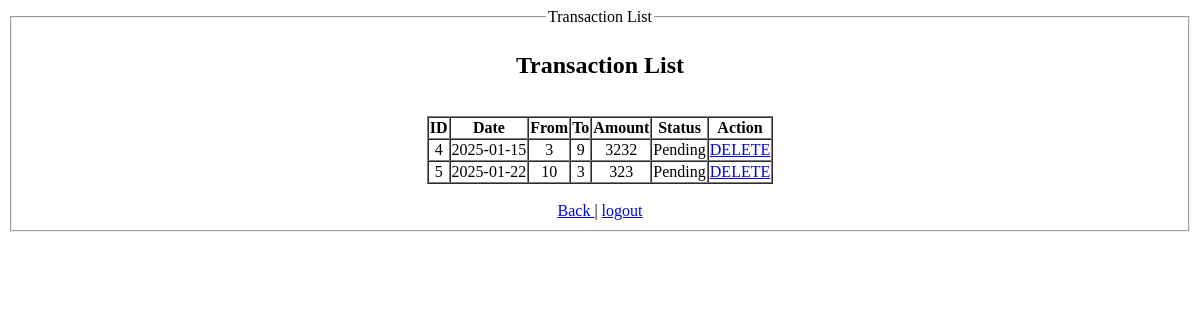
Before: /view/transactionList.php (signed in) with the older database file.
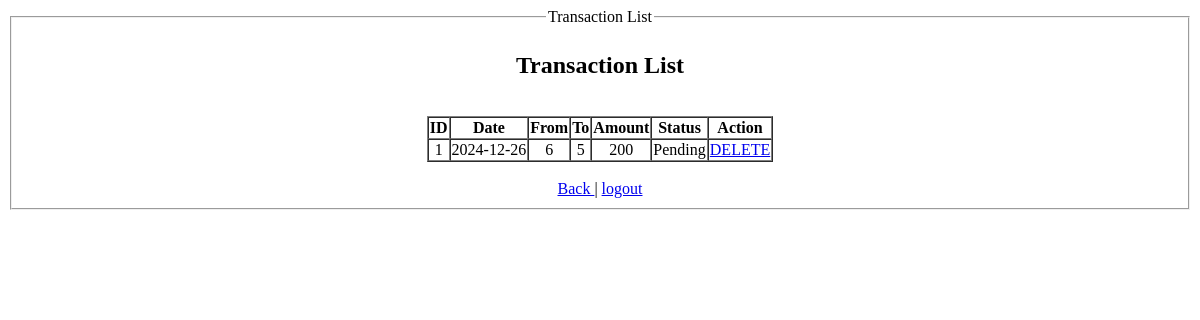
After: the same page with the newer database file.
### tables this page shows
CREATE TABLE `transactions` (
  `transaction_id` int(100) NOT NULL,
  `transaction_date` date NOT NULL,
  `transaction_from` int(100) NOT NULL,
  `transaction_to` int(100) NOT NULL,
  `transaction_amount` float NOT NULL DEFAULT 0,
  `transaction_status` varchar(100) NOT NULL DEFAULT 'Pending'
);

### model/transactionModel.php (called while the page is built, shortened)
<?php
    function getConnection(){
        $con = mysqli_connect('127.0.0.1', 'root', '', 'testing_project');
        return $con;
    }
    function getAllTransaction(){
        $con = getConnection();
        $sql = "select * from transactions";
        $result = mysqli_query($con, $sql);
        $users = [];
        while($row = mysqli_fetch_assoc($result)){
            array_push($users, $row);
        }
        return $users;
    }
?>

### view/transactionList.php (the view, shortened to what this page needs)
<?php
    require_once('../model/transactionModel.php');
    if (trim($_SESSION['user']['account_type']) == 'admin'){
        $transactions = getAllTransaction();
    }
    else
    {
        $transactions = getUserTransaction($_SESSION['user']['id']);
    }
?>
<html lang="en">
<head>
</head>
<body align="center">
    <fieldset>
        <legend>Transaction List</legend>
        <h2>Transaction List</h2>
        <br>
        <table border="1" cellspacing="0" align="center">
            <tr>
                <th>ID</th>
                <th>Date</th>
                <th>From</th>
                <th>To</th>
                <th>Amount</th>
                <th>Status</th>
                <?php if($_SESSION['user']['account_type'] == "admin") { ?>
                <th>Action</th>
                <?php } ?>
            </tr>
            <?php
                for($i = 0; $i < count($transactions); $i++) {
            ?>
            <tr align="center">
                <td><?php echo $transactions[$i]['transaction_id']; ?></td>
                <td><?=$transactions[$i]['transaction_date'] ?></td>
                <td><?=$transactions[$i]['transaction_from'] ?></td>
                <td><?=$transactions[$i]['transaction_to'] ?></td>
                <td><?=$transactions[$i]['transaction_amount'] ?></td>
                <td><?=$transactions[$i]['transaction_status'] ?></td>
                <?php if($_SESSION['user']['account_type'] == "admin") { ?>
                <td>
                    <a href="deleteTransaction.php?id=<?=$transactions[$i]['transaction_id']?>"> DELETE </a>
                </td>
                <?php } ?>
            </tr>
            <?php } ?>
        </table>
        <br>
        <a href="home.php"> Back </a> |
        <a href="../controller/logout.php"> logout </a>
    </fieldset>
</body>
</html>

Changed rows visible on the page:
removed transactions: transaction_id "4", transaction_date "2025-01-15", transaction_from "3", transaction_to "9", transaction_amount "3232", transaction_status "Pending"
removed transactions: transaction_id "5", transaction_date "2025-01-22", transaction_from "10", transaction_to "3", transaction_amount "323", transaction_status "Pending"
added transactions: transaction_id "1", transaction_date "2024-12-26", transaction_from "6", transaction_to "5", transaction_amount "200", transaction_status "Pending"
